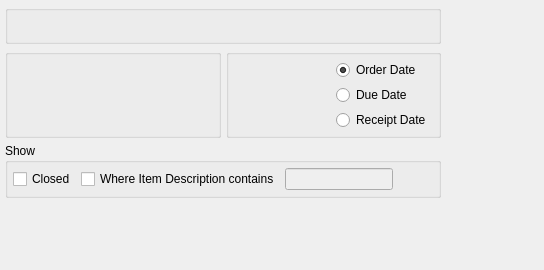
<?xml version="1.0" encoding="UTF-8"?>
<ui version="4.0">
 <comment>This file is part of the xTuple ERP: PostBooks Edition, a free and
open source Enterprise Resource Planning software suite,
Copyright (c) 1999-2018 by OpenMFG LLC, d/b/a xTuple.
It is licensed to you under the Common Public Attribution License
version 1.0, the full text of which (including xTuple-specific Exhibits)
is available at www.xtuple.com/CPAL.  By using this software, you agree
to be bound by its terms.</comment>
 <class>dspPOsByVendor</class>
 <widget class="QWidget" name="dspPOsByVendor">
  <property name="geometry">
   <rect>
    <x>0</x>
    <y>0</y>
    <width>544</width>
    <height>270</height>
   </rect>
  </property>
  <property name="windowTitle">
   <string>Purchase Orders by Vendor</string>
  </property>
  <layout class="QHBoxLayout" name="horizontalLayout_3">
   <item>
    <layout class="QVBoxLayout" name="verticalLayout">
     <property name="spacing">
      <number>0</number>
     </property>
     <item>
      <layout class="QGridLayout" name="gridLayout_3">
       <item row="0" column="0" colspan="2">
        <widget class="QGroupBox" name="_vendGroup">
         <property name="title">
          <string/>
         </property>
         <layout class="QHBoxLayout" name="horizontalLayout_2">
          <item>
           <widget class="VendorGroup" name="_vend">
            <property name="focusPolicy">
             <enum>Qt::StrongFocus</enum>
            </property>
           </widget>
          </item>
          <item>
           <spacer name="horizontalSpacer">
            <property name="orientation">
             <enum>Qt::Horizontal</enum>
            </property>
            <property name="sizeHint" stdset="0">
             <size>
              <width>0</width>
              <height>20</height>
             </size>
            </property>
           </spacer>
          </item>
         </layout>
        </widget>
       </item>
       <item row="1" column="0">
        <widget class="WarehouseGroup" name="_warehouse">
         <property name="focusPolicy">
          <enum>Qt::StrongFocus</enum>
         </property>
         <property name="title">
          <string/>
         </property>
         <property name="fixedSize">
          <bool>false</bool>
         </property>
        </widget>
       </item>
       <item row="1" column="1">
        <widget class="QGroupBox" name="groupBox">
         <property name="title">
          <string/>
         </property>
         <layout class="QGridLayout" name="gridLayout_4">
          <item row="0" column="0" rowspan="3">
           <widget class="DateCluster" name="_dates">
            <property name="focusPolicy">
             <enum>Qt::StrongFocus</enum>
            </property>
           </widget>
          </item>
          <item row="0" column="1">
           <widget class="QRadioButton" name="_byOrderDate">
            <property name="text">
             <string>Order Date</string>
            </property>
            <property name="checked">
             <bool>true</bool>
            </property>
           </widget>
          </item>
          <item row="1" column="1">
           <widget class="QRadioButton" name="_byDueDate">
            <property name="text">
             <string>Due Date</string>
            </property>
           </widget>
          </item>
          <item row="2" column="1">
           <widget class="QRadioButton" name="_byReceiptDate">
            <property name="text">
             <string>Receipt Date</string>
            </property>
           </widget>
          </item>
         </layout>
        </widget>
       </item>
       <item row="2" column="0" colspan="2">
        <widget class="QGroupBox" name="groupBox_2">
         <property name="title">
          <string>Show</string>
         </property>
         <layout class="QGridLayout" name="gridLayout_2">
          <item row="0" column="0">
           <layout class="QHBoxLayout" name="horizontalLayout">
            <item>
             <widget class="XCheckBox" name="_showClosed">
              <property name="text">
               <string>Closed</string>
              </property>
             </widget>
            </item>
            <item>
             <widget class="XCheckBox" name="_searchDescrip">
              <property name="text">
               <string>Where Item Description contains</string>
              </property>
             </widget>
            </item>
            <item>
             <widget class="QLineEdit" name="_descrip">
              <property name="enabled">
               <bool>false</bool>
              </property>
             </widget>
            </item>
            <item>
             <spacer name="horizontalSpacer_2">
              <property name="orientation">
               <enum>Qt::Horizontal</enum>
              </property>
              <property name="sizeHint" stdset="0">
               <size>
                <width>40</width>
                <height>20</height>
               </size>
              </property>
             </spacer>
            </item>
           </layout>
          </item>
         </layout>
        </widget>
       </item>
      </layout>
     </item>
     <item>
      <spacer name="verticalSpacer">
       <property name="orientation">
        <enum>Qt::Vertical</enum>
       </property>
       <property name="sizeHint" stdset="0">
        <size>
         <width>20</width>
         <height>0</height>
        </size>
       </property>
      </spacer>
     </item>
    </layout>
   </item>
   <item>
    <spacer name="horizontalSpacer_3">
     <property name="orientation">
      <enum>Qt::Horizontal</enum>
     </property>
     <property name="sizeHint" stdset="0">
      <size>
       <width>66</width>
       <height>20</height>
      </size>
     </property>
    </spacer>
   </item>
  </layout>
 </widget>
 <layoutdefault spacing="5" margin="5"/>
 <customwidgets>
  <customwidget>
   <class>DateCluster</class>
   <extends>QWidget</extends>
   <header>datecluster.h</header>
   <container>1</container>
  </customwidget>
  <customwidget>
   <class>VendorGroup</class>
   <extends>QWidget</extends>
   <header>vendorgroup.h</header>
  </customwidget>
  <customwidget>
   <class>WarehouseGroup</class>
   <extends>QGroupBox</extends>
   <header>warehousegroup.h</header>
   <container>1</container>
  </customwidget>
  <customwidget>
   <class>XCheckBox</class>
   <extends>QCheckBox</extends>
   <header>xcheckbox.h</header>
  </customwidget>
 </customwidgets>
 <tabstops>
  <tabstop>_dates</tabstop>
  <tabstop>_byOrderDate</tabstop>
  <tabstop>_byDueDate</tabstop>
  <tabstop>_byReceiptDate</tabstop>
 </tabstops>
 <resources/>
 <connections>
  <connection>
   <sender>_searchDescrip</sender>
   <signal>toggled(bool)</signal>
   <receiver>_descrip</receiver>
   <slot>setEnabled(bool)</slot>
   <hints>
    <hint type="sourcelabel">
     <x>368</x>
     <y>178</y>
    </hint>
    <hint type="destinationlabel">
     <x>553</x>
     <y>178</y>
    </hint>
   </hints>
  </connection>
 </connections>
</ui>
